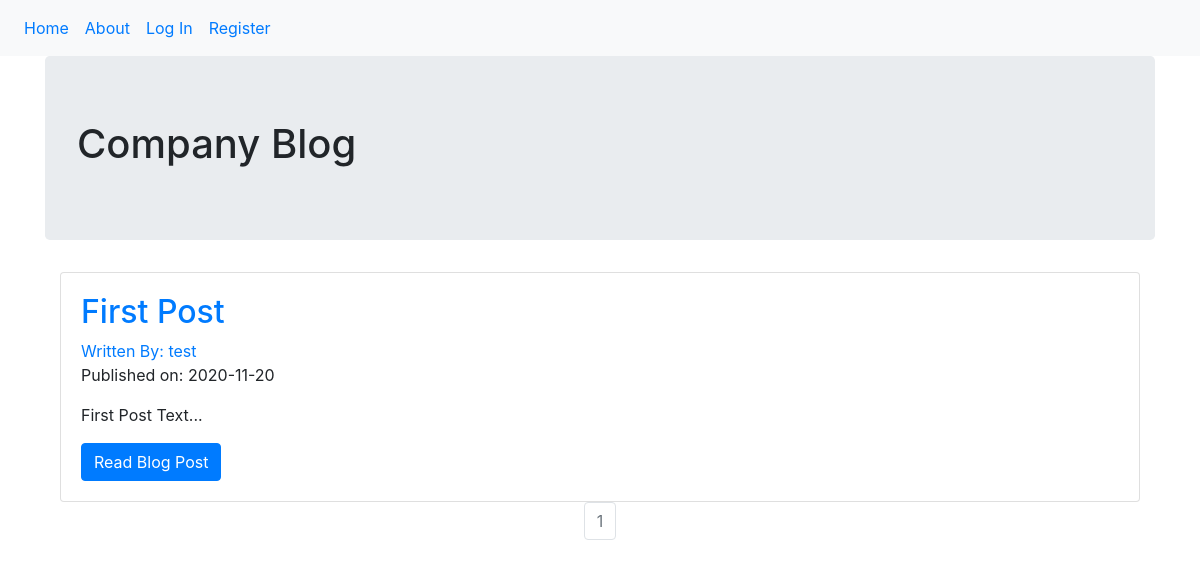
Before: / with the older database file.
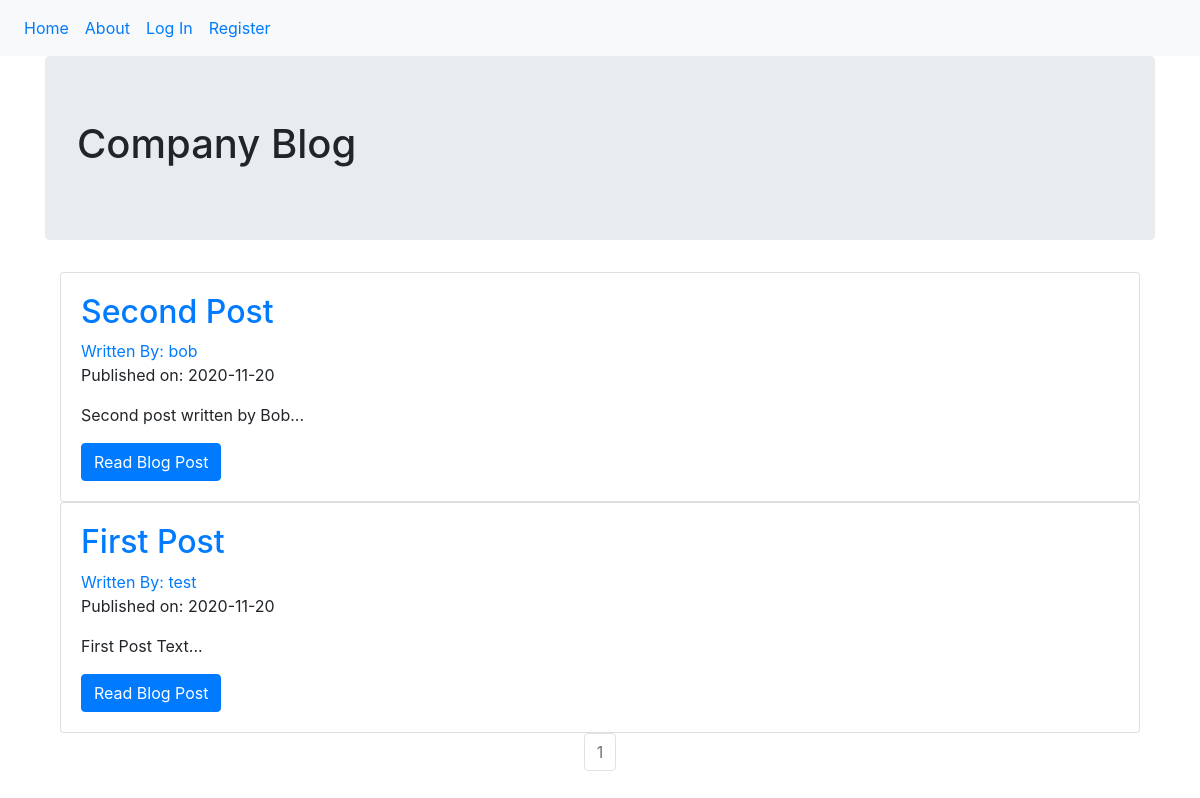
After: the same page with the newer database file.
### company_blog/models.py (models this page shows, shortened)
class BlogPost(db.Model):
    users = db.relationship(User)
    id = db.Column(db.Integer, primary_key=True)
    user_id = db.Column(db.Integer, db.ForeignKey('users.id'), nullable=False)
    date = db.Column(db.DateTime, nullable=False, default=datetime.utcnow)
    title = db.Column(db.String(140), nullable=False)
    text = db.Column(db.Text, nullable=False)

class User(db.Model, UserMixin):
    __tablename__ = 'users'
    id = db.Column(db.Integer, primary_key=True)
    profile_image = db.Column(db.String(64), nullable=False, default='default_profile.png')
    email = db.Column(db.String(64), unique=True, index=True)
    username = db.Column(db.String(64), unique=True, index=True)
    password_hash = db.Column(db.String(128))
    posts = db.relationship('BlogPost', backref='author', lazy=True)

### company_blog/core/views.py (the view)
@core.route('/')
def index():
    page = request.args.get('page', 1, type=int)
    blog_posts = BlogPost.query.order_by(BlogPost.date.desc()).paginate(page=page, per_page=5)
    return render_template('index.html', blog_posts=blog_posts)

### company_blog/templates/index.html
{% extends "base.html" %}
{% block content %}
    <div class="jumbotron">
        <h1>Company Blog</h1>
    </div>
    <div class="container">
        {% for post in blog_posts.items %}
            <div class="card">
                <div class="card-body">
                    <h2>
                        <a class="card-title" href="{{ url_for('blog_posts.blog_post', blog_post_id=post.id) }}">{{ post.title }}</a>
                    </h2>
                    <a href="{{ url_for('users.user_posts', username=post.author.username) }}">Written By: {{ post.author.username }}</a>
                    <p>Published on: {{ post.date.strftime('%Y-%m-%d') }}</p>
                    <p class="card-text">{{ post.text[:100] }}...</p>
                    <a href="{{ url_for('blog_posts.blog_post', blog_post_id=post.id) }}" class="btn btn-primary">Read Blog Post</a>
                </div>
            </div>
        {% endfor %}
        <nav aria-label="Page navigation example">
            <ul class="pagination justify-content-center">
                {% for page_num in blog_posts.iter_pages(left_edge=1, right_edge=1, left_current=1, right_current=2) %}
                    <li class="page-item {% if blog_posts.page == page_num %} disabled {% endif %}">
                        <a class="page-link" href="{{ url_for('core.index', page=page_num) }}">{{ page_num }}</a>
                    </li>
                {% endfor %}
            </ul>
        </nav>
    </div>
{% endblock %}

### company_blog/templates/base.html (shortened to what this page needs)
<!DOCTYPE html>
<html lang="en" dir="ltr">
<head>
    <link rel="stylesheet" href="https://maxcdn.bootstrapcdn.com/bootstrap/4.0.0/css/bootstrap.min.css"
>
</head>
<body>
    <nav class="navbar navbar-expand-lg navbar-light bg-light">
        <ul class="navbar-nav mr-auto">
            <li class="nav-link"><a href="{{ url_for('core.index') }}">Home</a></li>
            <li class="nav-link"><a href="{{ url_for('core.info') }}">About</a></li>
            {% if current_user.is_authenticated %}
                <li class="nav-link"><a href="{{ url_for('blog_posts.create_post') }}">Create Post</a></li>
                <li class="nav-link"><a href="{{ url_for('users.account') }}">Account</a></li>
                <li class="nav-link"><a href="{{ url_for('users.logout') }}">Log Out</a></li>
            {% else %}
                <li class="nav-link"><a href="{{ url_for('users.login') }}">Log In</a></li>
                <li class="nav-link"><a href="{{ url_for('users.register') }}">Register</a></li>
            {% endif %}
        </ul>
    </nav>
        <div class="container">
        {% block content %}
        {% endblock %}
    </div>
</body>
</html>

Changed rows visible on the page:
added BlogPost: title "Second Post", author.username "bob", date "2020-11-20", text "Second post written by Bob"
